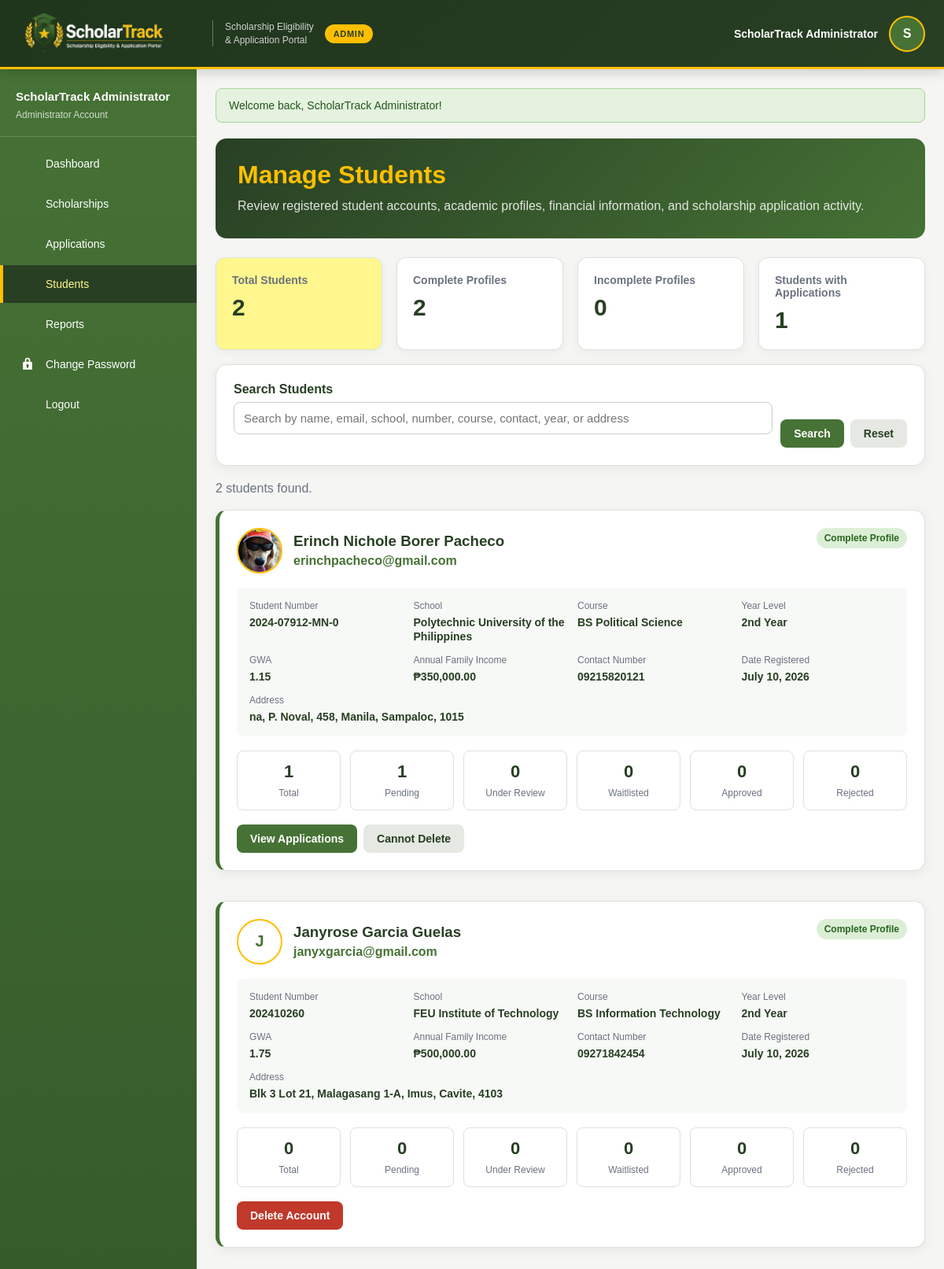
The app's page /manage_students.php (signed in) with its own data.
### tables this page shows
CREATE TABLE `users` (
  `id` int(11) NOT NULL,
  `fullname` varchar(100) NOT NULL,
  `email` varchar(100) NOT NULL,
  `password` varchar(255) NOT NULL,
  `role` enum('student','admin') DEFAULT 'student',
  `created_at` timestamp NOT NULL DEFAULT current_timestamp()
);

### manage_students.php (the view, shortened to what this page needs)
<?php
require_once "config.php";
$search = trim($_GET["search"] ?? "");
$total_students = (int) $pdo->query(
    "SELECT COUNT(*)
     FROM users
     WHERE role = 'student'"
)->fetchColumn();
$complete_profiles = (int) $pdo->query(
    "SELECT COUNT(*)
     FROM users
     INNER JOIN student_profiles
        ON student_profiles.user_id = users.id
     WHERE users.role = 'student'
     AND COALESCE(student_profiles.student_no, '') != ''
     AND COALESCE(student_profiles.course, '') != ''
     AND COALESCE(student_profiles.year_level, '') != ''
     AND student_profiles.gwa IS NOT NULL
     AND student_profiles.annual_income IS NOT NULL
     AND COALESCE(student_profiles.barangay, '') != ''
     AND COALESCE(student_profiles.municipality, '') != ''
     AND COALESCE(student_profiles.province, '') != ''
     AND COALESCE(student_profiles.zipcode, '') != ''"
)->fetchColumn();
$incomplete_profiles =
    max(0, $total_students - $complete_profiles);
$students_with_applications = (int) $pdo->query(
    "SELECT COUNT(DISTINCT student_id)
     FROM applications"
)->fetchColumn();
$sql = "
    SELECT
        users.id,
        users.fullname,
        users.email,
        users.created_at,
        student_profiles.student_no,
        student_profiles.school,
        student_profiles.course,
        student_profiles.other_course,
        student_profiles.year_level,
        student_profiles.gwa,
        student_profiles.annual_income,
        student_profiles.contact_number,
        student_profiles.profile_picture,
        CONCAT_WS(
            ', ',
            NULLIF(student_profiles.house_no, ''),
            NULLIF(student_profiles.street, ''),
            NULLIF(student_profiles.barangay, ''),
            NULLIF(student_profiles.municipality, ''),
            NULLIF(student_profiles.province, ''),
            NULLIF(student_profiles.zipcode, '')
        ) AS address,
        COUNT(applications.id) AS application_count,
        COALESCE(SUM(applications.status = 'Pending'), 0)
            AS pending_count,
        COALESCE(SUM(applications.status = 'Under Review'), 0)
            AS review_count,
        COALESCE(SUM(applications.status = 'Waitlisted'), 0)
            AS waitlisted_count,
        COALESCE(SUM(applications.status = 'Approved'), 0)
            AS approved_count,
        COALESCE(SUM(applications.status = 'Rejected'), 0)
            AS rejected_count
    FROM users
    LEFT JOIN student_profiles
        ON student_profiles.user_id = users.id
    LEFT JOIN applications
        ON applications.student_id = users.id
    WHERE users.role = 'student'
";
$params = [];
$sql .= "
    GROUP BY
        users.id,
        users.fullname,
        users.email,
        users.created_at,
        student_profiles.student_no,
        student_profiles.school,
        student_profiles.course,
        student_profiles.other_course,
        student_profiles.year_level,
        student_profiles.gwa,
        student_profiles.annual_income,
        student_profiles.contact_number,
        student_profiles.profile_picture,
        student_profiles.house_no,
        student_profiles.street,
        student_profiles.barangay,
        student_profiles.municipality,
        student_profiles.province,
        student_profiles.zipcode
    ORDER BY users.created_at DESC
";
$student_statement = $pdo->prepare($sql);
$student_statement->execute($params);
$students = $student_statement->fetchAll();
function student_course_display($student)
{
    return $student["course"] ?? "";
}
include "header.php";
?>
<div class="students-header">
    <h1>Manage Students</h1>
    <p>
        Review registered student accounts, academic profiles,
        financial information, and scholarship application activity.
    </p>
</div>
<div class="grid grid-4">
    <div class="stat-card highlight">
        <h3>Total Students</h3>
        <div class="number">
            <?= $total_students; ?>
        </div>
    </div>
    <div class="stat-card">
        <h3>Complete Profiles</h3>
        <div class="number">
            <?= $complete_profiles; ?>
        </div>
    </div>
    <div class="stat-card">
        <h3>Incomplete Profiles</h3>
        <div class="number">
            <?= $incomplete_profiles; ?>
        </div>
    </div>
    <div class="stat-card">
        <h3>Students with Applications</h3>
        <div class="number">
            <?= $students_with_applications; ?>
        </div>
    </div>
</div>
<br>
<div class="card">
    <form
        method="GET"
        action="manage_students.php"
    >
        <div class="student-search-row">
            <div class="form-group">
                <label for="search">
                    Search Students
                </label>
                <input
                    type="text"
                    id="search"
                    name="search"
                    class="form-control"
                    value="<?= e($search); ?>"
                    placeholder="Search by name, email, school, number, course, contact, year, or address"
                >
            </div>
            <div class="student-actions">
                <button
                    type="submit"
                    class="btn btn-primary"
                >
                    Search
                </button>
                <a
                    href="manage_students.php"
                    class="btn btn-secondary"
                >
                    Reset
                </a>
            </div>
        </div>
    </form>
</div>
<p style="color:#6B7280; margin-bottom:18px;">
    <?= count($students); ?>
    student<?= count($students) === 1 ? "" : "s"; ?>
    found.
</p>
<?php if (empty($students)): ?>
    <div class="card">
        <p class="empty-message">
            No student accounts match your search.
        </p>
    </div>
<?php else: ?>
    <div class="student-list">
        <?php foreach ($students as $student): ?>
            <?php
            $course =
                student_course_display($student);
            $is_profile_complete =
                !empty($student["student_no"]) &&
                !empty($course) &&
                !empty($student["year_level"]) &&
                $student["gwa"] !== null &&
                $student["annual_income"] !== null &&
                !empty($student["address"]);
            $application_count =
                (int) ($student["application_count"] ?? 0);
            $pending_count =
                (int) ($student["pending_count"] ?? 0);
            $review_count =
                (int) ($student["review_count"] ?? 0);
            $waitlisted_count =
                (int) ($student["waitlisted_count"] ?? 0);
            $approved_count =
                (int) ($student["approved_count"] ?? 0);
            $rejected_count =
                (int) ($student["rejected_count"] ?? 0);
            $profile_picture_name =
                basename(
                    (string) (
                        $student["profile_picture"] ?? ""
                    )
                );
            $profile_picture_url = "";
            if (
                $profile_picture_name !== "" &&
                $profile_picture_name !== "default.png"
            ) {
                $exact_picture_path =
                    __DIR__ .
                    "/profile/" .
                    $profile_picture_name;
                if (is_file($exact_picture_path)) {
                    $profile_picture_url =
                        "profile/" .
                        rawurlencode($profile_picture_name);
                }
            }
            $initial = strtoupper(
                substr(
                    $student["fullname"],
                    0,
                    1
                )
            );
            ?>
            <div
                class="card student-card <?= $is_profile_complete
                    ? ""
                    : "incomplete"; ?>"
            >
                <div class="student-card-header">
                    <div class="student-identity">
                        <?php if ($profile_picture_url !== ""): ?>
                            <img
                                src="<?= e(
                                    $profile_picture_url
                                ); ?>?v=<?= time(); ?>"
                                alt="Student Profile"
                                class="student-photo"
                                onerror="
                                    this.style.display='none';
                                    this.nextElementSibling.style.display='flex';
                                "
                            >
                        <?php else: ?>
                            <div class="student-avatar">
                                <?= e($initial); ?>
                            </div>
                        <?php endif; ?>
                        <div>
                            <h3 class="student-name">
                                <?= e($student["fullname"]); ?>
                            </h3>
                            <p class="student-email">
                                <?= e($student["email"]); ?>
                            </p>
                        </div>
                    </div>
                    <?php if ($is_profile_complete): ?>
                        <span class="profile-status profile-complete">
                            Complete Profile
                        </span>
                    <?php else: ?>
                        <span class="profile-status profile-incomplete">
                            Incomplete Profile
                        </span>
                    <?php endif; ?>
                </div>
                <div class="student-information-grid">
                    <div class="student-detail">
                        <span>Student Number</span>
                        <strong>
                            <?= !empty($student["student_no"])
                                ? e($student["student_no"])
                                : "Not provided"; ?>
                        </strong>
                    </div>
                    <div class="student-detail">
                        <span>School</span>
                        <strong>
                            <?= !empty($student["school"])
                                ? e($student["school"])
                                : "Not provided"; ?>
                        </strong>
                    </div>
                    <div class="student-detail">
                        <span>Course</span>
                        <strong>
                            <?= $course !== ""
                                ? e($course)
                                : "Not provided"; ?>
                        </strong>
                    </div>
                    <div class="student-detail">
                        <span>Year Level</span>
                        <strong>
                            <?= !empty($student["year_level"])
                                ? e($student["year_level"])
                                : "Not provided"; ?>
                        </strong>
                    </div>
                    <div class="student-detail">
                        <span>GWA</span>
                        <strong>
                            <?= $student["gwa"] !== null
                                ? e((string) $student["gwa"])
                                : "Not provided"; ?>
                        </strong>
                    </div>
                    <div class="student-detail">
                        <span>Annual Family Income</span>
                        <strong>
                            <?= $student["annual_income"] !== null
                                ? "₱" . number_format(
                                    (float) $student["annual_income"],
                                    2
                                )
                                : "Not provided"; ?>
                        </strong>
                    </div>
                    <div class="student-detail">
                        <span>Contact Number</span>
                        <strong>
                            <?= !empty($student["contact_number"])
                                ? e($student["contact_number"])
                                : "Not provided"; ?>
                        </strong>
                    </div>
                    <div class="student-detail">
                        <span>Date Registered</span>
                        <strong>
                            <?= date(
                                "F d, Y",
                                strtotime($student["created_at"])
                            ); ?>
                        </strong>
                    </div>
                    <div
                        class="student-detail"
                        style="grid-column: 1 / -1;"
                    >
                        <span>Address</span>
                        <strong>
                            <?= !empty($student["address"])
                                ? e($student["address"])
                                : "Not provided"; ?>
                        </strong>
                    </div>
                </div>
                <div class="application-summary-grid">
                    <div class="application-summary-box">
                        <strong><?= $application_count; ?></strong>
                        <span>Total</span>
                    </div>
                    <div class="application-summary-box">
                        <strong><?= $pending_count; ?></strong>
                        <span>Pending</span>
                    </div>
                    <div class="application-summary-box">
                        <strong><?= $review_count; ?></strong>
                        <span>Under Review</span>
                    </div>
                    <div class="application-summary-box">
                        <strong><?= $waitlisted_count; ?></strong>
                        <span>Waitlisted</span>
                    </div>
                    <div class="application-summary-box">
                        <strong><?= $approved_count; ?></strong>
                        <span>Approved</span>
                    </div>
                    <div class="application-summary-box">
                        <strong><?= $rejected_count; ?></strong>
                        <span>Rejected</span>
                    </div>
                </div>
                <div class="student-actions">
                    <?php if ($application_count > 0): ?>
                        <a
                            href="manage_applications.php?search=<?= urlencode(
                                $student["email"]
                            ); ?>"
                            class="btn btn-primary"
                        >
                            View Applications
                        </a>
                    <?php endif; ?>
                    <?php if ($application_count === 0): ?>
                        <form
                            method="POST"
                            action="manage_students.php"
                            class="inline-form"
                            onsubmit="return confirm('Are you sure you want to delete this student account?');"
                        >
                            <button
                                type="submit"
                                name="delete_student"
                                class="btn btn-danger"
                            >
                                Delete Account
                            </button>
                        </form>
                    <?php else: ?>
                        <span
                            class="btn btn-secondary"
                            title="Accounts with applications cannot be deleted."
                        >
                            Cannot Delete
                        </span>
                    <?php endif; ?>
                </div>
            </div>
        <?php endforeach; ?>
    </div>
<?php endif; ?>
<?php include "footer.php"; ?>

### records on screen
users: fullname "Erinch Nichole Borer Pacheco", email "erinchpacheco@gmail.com", student_no "2024-07912-MN-0", school "Polytechnic University of the Philippines", course "BS Political Science", year_level "2nd Year", gwa "1.15", annual_income "350,000.00", contact_number "09215820121", created_at "July 10, 2026", address "na, P. Noval, 458, Manila, Sampaloc, 1015", application_count "1", pending_count "1", review_count "0", waitlisted_count "0", approved_count "0", rejected_count "0", shows "Cannot Delete"
users: fullname "J", fullname "Janyrose Garcia Guelas", email "janyxgarcia@gmail.com", student_no "202410260", school "FEU Institute of Technology", course "BS Information Technology", year_level "2nd Year", gwa "1.75", annual_income "500,000.00", contact_number "09271842454", created_at "July 10, 2026", address "Blk 3 Lot 21, Malagasang 1-A, Imus, Cavite, 4103", application_count "0", pending_count "0", review_count "0", waitlisted_count "0", approved_count "0", rejected_count "0"

### other values on screen
$user_name "ScholarTrack Administrator"
$user_initial "S"
$flashMessage['message'] "Welcome back, ScholarTrack Administrator!"
$total_students "2"
$complete_profiles "2"
$incomplete_profiles "0"
$students_with_applications "1"
count($students) "2"
